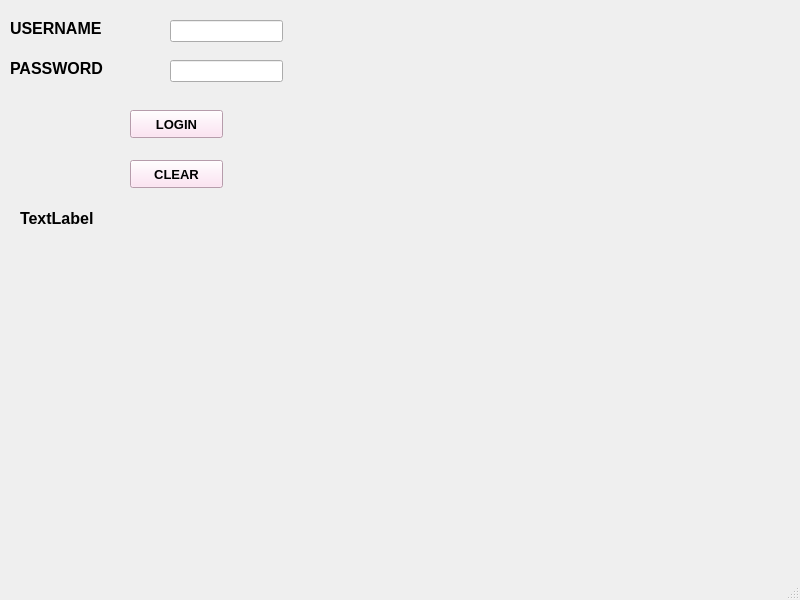
<?xml version="1.0" encoding="UTF-8"?>
<ui version="4.0">
 <class>MainWindow</class>
 <widget class="QMainWindow" name="MainWindow">
  <property name="geometry">
   <rect>
    <x>0</x>
    <y>0</y>
    <width>800</width>
    <height>600</height>
   </rect>
  </property>
  <property name="windowTitle">
   <string>MainWindow</string>
  </property>
  <widget class="QWidget" name="centralwidget">
   <widget class="QLabel" name="label">
    <property name="geometry">
     <rect>
      <x>10</x>
      <y>20</y>
      <width>131</width>
      <height>16</height>
     </rect>
    </property>
    <property name="font">
     <font>
      <pointsize>12</pointsize>
      <weight>75</weight>
      <bold>true</bold>
     </font>
    </property>
    <property name="text">
     <string>USERNAME</string>
    </property>
   </widget>
   <widget class="QLabel" name="label_2">
    <property name="geometry">
     <rect>
      <x>10</x>
      <y>60</y>
      <width>121</width>
      <height>16</height>
     </rect>
    </property>
    <property name="font">
     <font>
      <pointsize>12</pointsize>
      <weight>75</weight>
      <bold>true</bold>
     </font>
    </property>
    <property name="text">
     <string>PASSWORD</string>
    </property>
   </widget>
   <widget class="QLabel" name="label_3">
    <property name="geometry">
     <rect>
      <x>20</x>
      <y>210</y>
      <width>101</width>
      <height>16</height>
     </rect>
    </property>
    <property name="font">
     <font>
      <pointsize>12</pointsize>
      <weight>75</weight>
      <bold>true</bold>
     </font>
    </property>
    <property name="text">
     <string>TextLabel</string>
    </property>
   </widget>
   <widget class="QLineEdit" name="txtUsername">
    <property name="geometry">
     <rect>
      <x>170</x>
      <y>20</y>
      <width>113</width>
      <height>22</height>
     </rect>
    </property>
   </widget>
   <widget class="QLineEdit" name="txtPassword">
    <property name="geometry">
     <rect>
      <x>170</x>
      <y>60</y>
      <width>113</width>
      <height>22</height>
     </rect>
    </property>
   </widget>
   <widget class="QPushButton" name="btnLogin">
    <property name="geometry">
     <rect>
      <x>130</x>
      <y>110</y>
      <width>93</width>
      <height>28</height>
     </rect>
    </property>
    <property name="font">
     <font>
      <pointsize>10</pointsize>
      <weight>75</weight>
      <bold>true</bold>
     </font>
    </property>
    <property name="styleSheet">
     <string notr="true">background-color: rgb(255, 219, 240);</string>
    </property>
    <property name="text">
     <string>LOGIN</string>
    </property>
   </widget>
   <widget class="QPushButton" name="btnClear">
    <property name="geometry">
     <rect>
      <x>130</x>
      <y>160</y>
      <width>93</width>
      <height>28</height>
     </rect>
    </property>
    <property name="font">
     <font>
      <pointsize>10</pointsize>
      <weight>75</weight>
      <bold>true</bold>
     </font>
    </property>
    <property name="styleSheet">
     <string notr="true">background-color: rgb(255, 219, 241);
background-color: rgb(255, 219, 240);</string>
    </property>
    <property name="text">
     <string>CLEAR</string>
    </property>
   </widget>
  </widget>
  <widget class="QMenuBar" name="menubar">
   <property name="geometry">
    <rect>
     <x>0</x>
     <y>0</y>
     <width>800</width>
     <height>26</height>
    </rect>
   </property>
  </widget>
  <widget class="QStatusBar" name="statusbar"/>
 </widget>
 <resources/>
 <connections/>
</ui>
